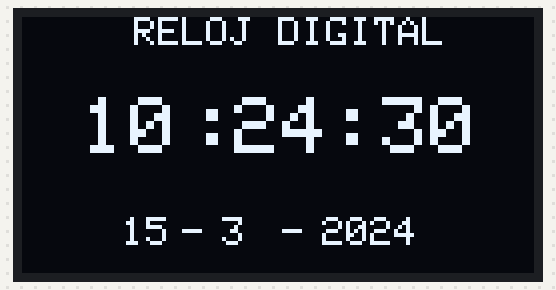
A sketch run on a simulated Arduino Uno, built with avr-gcc and run on an emulated ATmega328P. On the bench: 128×64 one-colour display. The local clock reads 2024-03-15 10:24:30 at power-on unless the sketch sets it.

Above: at 0.1 s.
At 5.1 s:
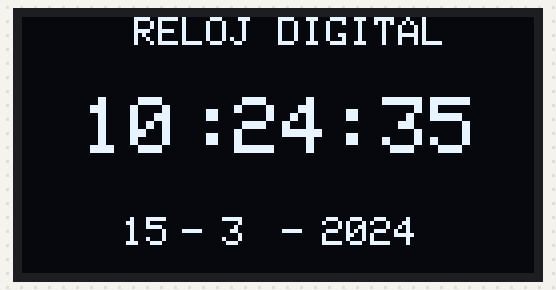
At 9.1 s:
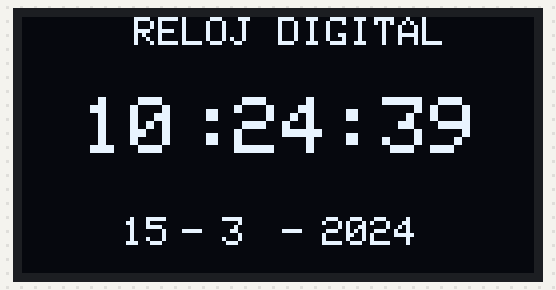
At 19.1 s:
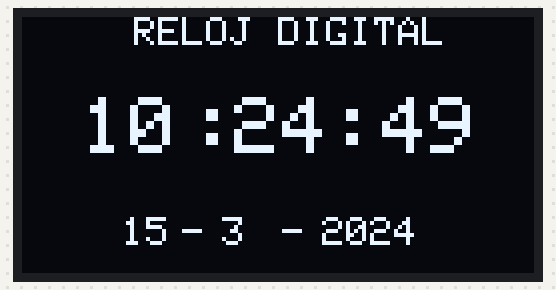
At 28.1 s:
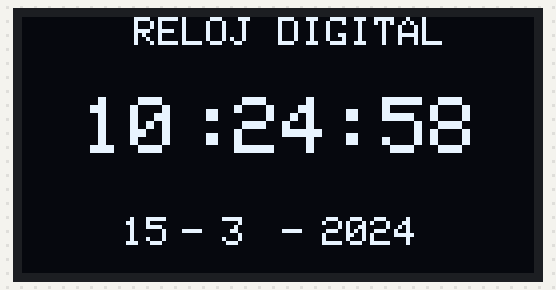
At 38.1 s:
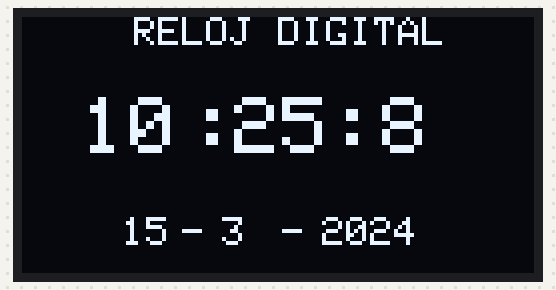

Measured:
- what the display in image 1 shows lasts 1.1 s, from 5.0 s to 6.1 s

The sketch:

Reloj_digital.ino
```cpp
#include <Adafruit_SH1106.h>
#include <RTClib.h>

#define OLED_RESET 4

Adafruit_SH1106 display(OLED_RESET);

RTC_DS3231 RTC;


void setup() {
display.begin(SH1106_SWITCHCAPVCC, 0x3C);

//RTC.adjust(DateTime(__DATE__,__TIME__));    //Subir el codigo, luego comentar esta linea de codigo y volver a subirlo al arduino.
                                            // esta linea sirve para ajustar el horario y fecha, si no la comentas al subirlo nuevamente
                                            // puedes tener problemas con horario y fecha al desconectar el arduino
}

void loop() {

display.clearDisplay();
DateTime now = RTC.now();

display.clearDisplay();
display.setRotation(0);
display.setCursor(28,0);
display.setTextColor(WHITE);
display.setTextSize(1);
display.println("RELOJ DIGITAL");

display.setRotation(0);
display.setCursor(15,20);
display.setTextColor(WHITE);
display.setTextSize(2);
display.println(now.hour());

display.setRotation(0);
display.setCursor(40,17);
display.setTextColor(WHITE);
display.setTextSize(3);
display.println(":");


display.setRotation(0);
display.setCursor(53,20);
display.setTextColor(WHITE);
display.setTextSize(2);
display.println(now.minute());

display.setRotation(0);
display.setCursor(75,17);
display.setTextColor(WHITE);
display.setTextSize(3);
display.println(":");

display.setRotation(0);
display.setCursor(90,20);
display.setTextColor(WHITE);
display.setTextSize(2);
display.println(now.second());


display.setRotation(0);
display.setCursor(25,50);
display.setTextColor(WHITE);
display.setTextSize(1);
display.println(now.day());


display.setRotation(0);
display.setCursor(40,50);
display.setTextColor(WHITE);
display.setTextSize(1);
display.println("-");

display.setRotation(0);
display.setCursor(50,50);
display.setTextColor(WHITE);
display.setTextSize(1);
display.println(now.month());


display.setRotation(0);
display.setCursor(65,50);
display.setTextColor(WHITE);
display.setTextSize(1);
display.println("-");

display.setRotation(0);
display.setCursor(75,50);
display.setTextColor(WHITE);
display.setTextSize(1);
display.println(now.year());
display.display();


}
```
